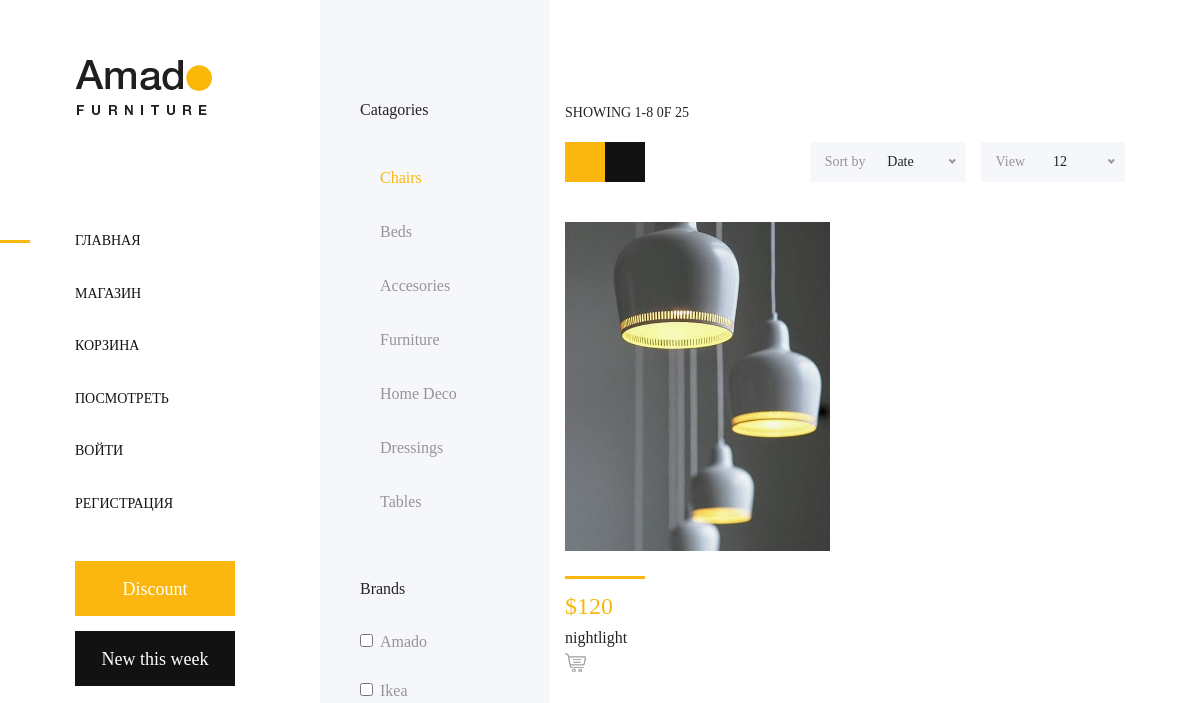
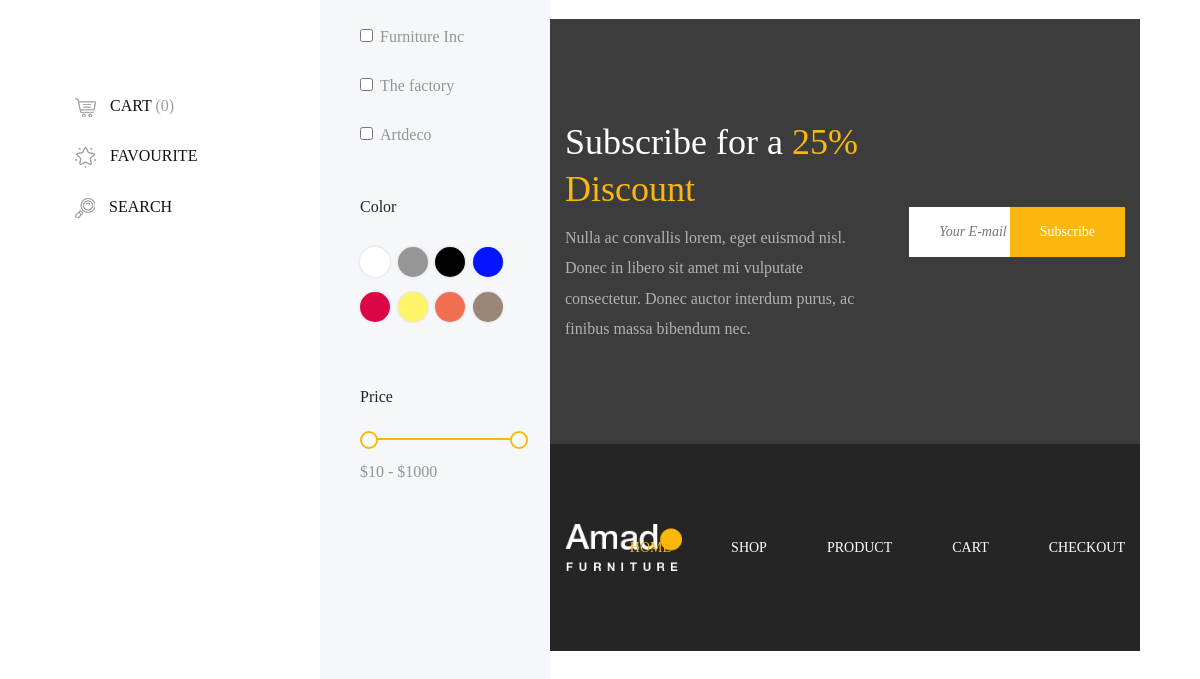
The app's page /shop, older data (2 pictures, top to bottom).
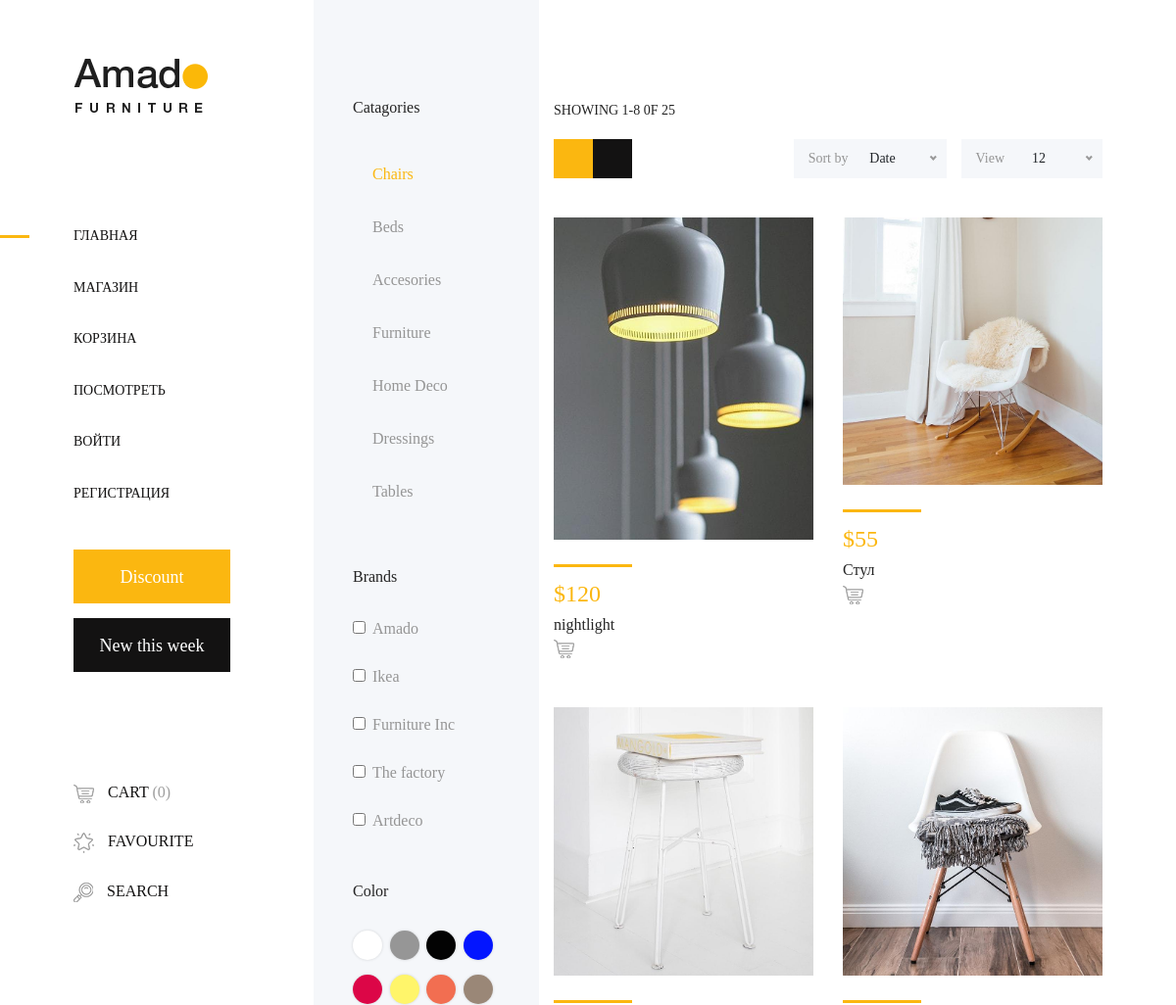
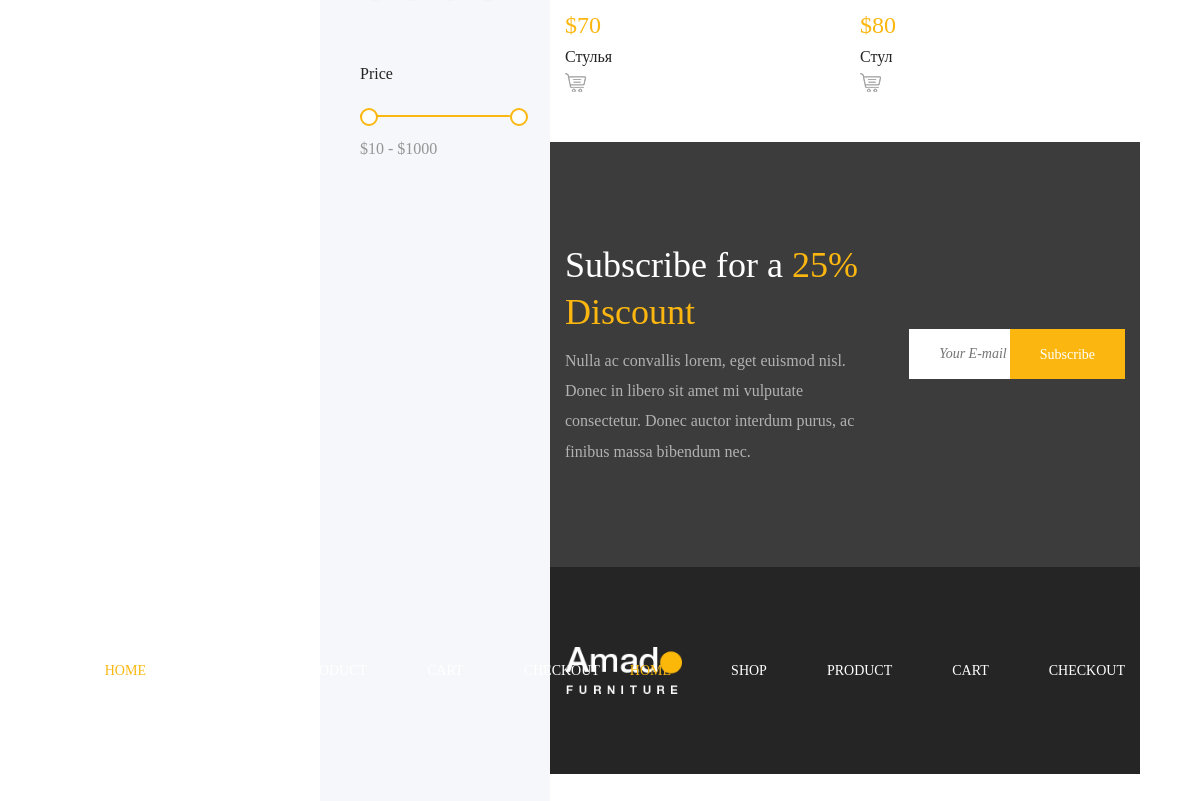
The same page, newer data (2 pictures, top to bottom).
### shops/models.py (models this page shows, shortened)
class Product(db.Model):
    __tablename__= 'products'
    id= db.Column(db.Integer(), primary_key=True)
    title = db.Column(db.String(), nullable=False)
    price = db.Column(db.Integer(), nullable=False)
    category = db.Column(db.String(), nullable=False)
    availibility = db.Column(db.String(), nullable=False)
    description = db.Column(db.Text(), nullable=False)
    image = db.Column(db.String(), nullable=False)
    buy = db.relationship('Buy', backref='product', lazy=True)

### shops/routes.py (the view)
@app.route('/shop')
def shop():
    products=Product.query.all()
    return render_template ('shop.html',products=products)

### shops/templates/shop.html (shortened to what this page needs)
{%extends 'base.html'%}
{%block content%}
        <div class="shop_sidebar_area">
            <div class="widget catagory mb-50">
                <h6 class="widget-title mb-30">Catagories</h6>
                <div class="catagories-menu">
                    <ul>
                        <li class="active"><a href="#">Chairs</a></li>
                        <li><a href="#">Beds</a></li>
                        <li><a href="#">Accesories</a></li>
                        <li><a href="#">Furniture</a></li>
                        <li><a href="#">Home Deco</a></li>
                        <li><a href="#">Dressings</a></li>
                        <li><a href="#">Tables</a></li>
                    </ul>
                </div>
            </div>
            <div class="widget brands mb-50">
                <h6 class="widget-title mb-30">Brands</h6>
                <div class="widget-desc">
                    <div class="form-check">
                        <input class="form-check-input" type="checkbox" value="" id="amado">
                        <label class="form-check-label" for="amado">Amado</label>
                    </div>
                    <div class="form-check">
                        <input class="form-check-input" type="checkbox" value="" id="ikea">
                        <label class="form-check-label" for="ikea">Ikea</label>
                    </div>
                    <div class="form-check">
                        <input class="form-check-input" type="checkbox" value="" id="furniture">
                        <label class="form-check-label" for="furniture">Furniture Inc</label>
                    </div>
                    <div class="form-check">
                        <input class="form-check-input" type="checkbox" value="" id="factory">
                        <label class="form-check-label" for="factory">The factory</label>
                    </div>
                    <div class="form-check">
                        <input class="form-check-input" type="checkbox" value="" id="artdeco">
                        <label class="form-check-label" for="artdeco">Artdeco</label>
                    </div>
                </div>
            </div>
            <div class="widget color mb-50">
                <h6 class="widget-title mb-30">Color</h6>
                <div class="widget-desc">
                    <ul class="d-flex">
                        <li><a href="#" class="color1"></a></li>
                        <li><a href="#" class="color2"></a></li>
                        <li><a href="#" class="color3"></a></li>
                        <li><a href="#" class="color4"></a></li>
                        <li><a href="#" class="color5"></a></li>
                        <li><a href="#" class="color6"></a></li>
                        <li><a href="#" class="color7"></a></li>
                        <li><a href="#" class="color8"></a></li>
                    </ul>
                </div>
            </div>
            <div class="widget price mb-50">
                <h6 class="widget-title mb-30">Price</h6>
                <div class="widget-desc">
                    <div class="slider-range">
                        <div data-min="10" data-max="1000" data-unit="$" class="slider-range-price ui-slider ui-slider-horizontal ui-widget ui-widget-content ui-corner-all" data-value-min="10" data-value-max="1000" data-label-result="">
                            <span class="ui-slider-handle ui-state-default ui-corner-all" tabindex="0"></span>
                            <span class="ui-slider-handle ui-state-default ui-corner-all" tabindex="0"></span>
                        </div>
                        <div class="range-price">$10 - $1000</div>
                    </div>
                </div>
            </div>
        </div>
        <div class="amado_product_area section-padding-100">
            <div class="container-fluid">
                <div class="row">
                    <div class="col-12">
                        <div class="product-topbar d-xl-flex align-items-end justify-content-between">
                            <div class="total-products">
                                <p>Showing 1-8 0f 25</p>
                                <div class="view d-flex">
                                    <a href="#"><i class="fa fa-th-large" aria-hidden="true"></i></a>
                                    <a href="#"><i class="fa fa-bars" aria-hidden="true"></i></a>
                                </div>
                            </div>
                            <div class="product-sorting d-flex">
                                <div class="sort-by-date d-flex align-items-center mr-15">
                                    <p>Sort by</p>
                                    <form action="#" method="get">
                                    </form>
                                </div>
                                <div class="view-product d-flex align-items-center">
                                    <p>View</p>
                                    <form action="#" method="get">
                                    </form>
                                </div>
                            </div>
                        </div>
                    </div>
                </div>
                <div class="row">
                    {%for product in products%}
                    <div class="col-12 col-sm-6 col-md-12 col-xl-6">
                        <div class="single-product-wrapper">
                            <div class="product-img">
                                <img src="{{url_for('static', filename='img/product-img/' + product.image)}}" alt="">
                            </div>
                            <div class="product-description d-flex align-items-center justify-content-between">
                                <div class="product-meta-data">
                                    <div class="line"></div>
                                    <p class="product-price">${{product.price}}</p>
                                    <a href="{{url_for ('product_detail', product_id = product.id) }}">
                                        <h6>{{product.title}}</h6>
                                    </a>
                                </div>
                                    </div>
                                    <div class="cart">
                                        <a href="{{url_for ('cart') }}" data-toggle="tooltip" data-placement="left" title="Add to Cart"><img src="{{ url_for ('static', filename = 'img/core-img/cart.png')}}" alt=""></a>
                                    </div>
                                </div>
                            </div>
                            {%endfor%}
                        </div>
                    </div>
    <section class="newsletter-area section-padding-100-0">
        <div class="container">
            <div class="row align-items-center">
                <div class="col-12 col-lg-6 col-xl-7">
                    <div class="newsletter-text mb-100">
                        <h2>Subscribe for a <span>25% Discount</span></h2>
                        <p>Nulla ac convallis lorem, eget euismod nisl. Donec in libero sit amet mi vulputate consectetur. Donec auctor interdum purus, ac finibus massa bibendum nec.</p>
                    </div>
                </div>
                <div class="col-12 col-lg-6 col-xl-5">
                    <div class="newsletter-form mb-100">
                        <form action="#" method="post">
                            <input type="submit" value="Subscribe">
                        </form>
                    </div>
                </div>
            </div>
        </div>
    </section>
    {%endblock%}

### shops/templates/base.html (shortened to what this page needs)
<!DOCTYPE html>
<html lang="en">
<head>
    <link rel="stylesheet" href="{{ url_for('static', filename ='css/core-style.css')}}">
    <link rel="stylesheet" href="{{ url_for('static', filename ='style.css')}}">
</head>
<body>
    <div class="main-content-wrapper d-flex clearfix">
        <header class="header-area clearfix">
            <div class="logo">
                <a href="{{url_for('index')}}"><img src="{{ url_for('static', filename ='img/core-img/logo.png')}}" alt=""></a>
            </div>
            <nav class="amado-nav">
                <ul>
                    <li class="active"><a href="{{url_for('index')}}">Главная</a></li>
                    <li><a href="{{url_for('shop')}}">Магазин</a></li>
                    <li><a href="{{url_for('cart')}}">Корзина</a></li>
                    <li><a href="{{url_for('checkout')}}">Посмотреть</a></li>
                    {% if current_user.is_authenticated %}
                    <li><a href="{{url_for('logout')}}">Выйти</a></li>
                    {% else %}
                    <li><a href="{{url_for('login')}}">Войти</a></li>
                    <li><a href="{{url_for('registration')}}">Регистрация</a></li>
                    {% endif %}
                </ul>
            </nav>
            <div class="amado-btn-group mt-30 mb-100">
                <a href="#" class="btn amado-btn mb-15">Discount</a>
                <a href="#" class="btn amado-btn active">New this week</a>
            </div>
            <div class="cart-fav-search mb-100">
                <a href="{{url_for('cart')}}" class="cart-nav"><img src="{{ url_for('static', filename ='img/core-img/cart.png')}}" alt=""> Cart <span>(0)</span></a>
                <a href="#" class="fav-nav"><img src="{{ url_for('static', filename ='img/core-img/favorites.png')}}" alt=""> Favourite</a>
                <a href="#" class="search-nav"><img src="{{ url_for('static', filename ='img/core-img/search.png')}}" alt=""> Search</a>
            </div>
            <div class="social-info d-flex justify-content-between">
                <a href="#"><i class="fa fa-pinterest" aria-hidden="true"></i></a>
                <a href="#"><i class="fa fa-instagram" aria-hidden="true"></i></a>
                <a href="#"><i class="fa fa-facebook" aria-hidden="true"></i></a>
                <a href="#"><i class="fa fa-twitter" aria-hidden="true"></i></a>
            </div>
        </header>
{%block content%}
{%endblock%}
    <footer class="footer_area clearfix">
        <div class="container">
            <div class="row align-items-center">
                <div class="col-12 col-lg-4">
                    <div class="single_widget_area">
                        <div class="footer-logo mr-50">
                            <a href="{{url_for('index')}}"><img src="{{ url_for('static', filename ='img/core-img/logo2.png')}}" alt=""></a>
                        </div>
                    </div>
                </div>
                <div class="col-12 col-lg-8">
                    <div class="single_widget_area">
                        <div class="footer_menu">
                            <nav class="navbar navbar-expand-lg justify-content-end">
                                <div class="collapse navbar-collapse" id="footerNavContent">
                                    <ul class="navbar-nav ml-auto">
                                        <li class="nav-item active">
                                            <a class="nav-link" href="{{url_for('index')}}">Home</a>
                                        </li>
                                        <li class="nav-item">
                                            <a class="nav-link" href="{{url_for('shop')}}">Shop</a>
                                        </li>
                                        <li class="nav-item">
                                            <a class="nav-link" href="{{url_for('product_detail', product_id = product.id)}}">Product</a>
                                        </li>
                                        <li class="nav-item">
                                            <a class="nav-link" href="{{url_for('cart')}}">Cart</a>
                                        </li>
                                        <li class="nav-item">
                                            <a class="nav-link" href="{{url_for('checkout')}}">Checkout</a>
                                        </li>
                                    </ul>
                                </div>
                            </nav>
                        </div>
                    </div>
                </div>
            </div>
        </div>
    </footer>
</body>
</html>

Row changes from the older to the newer data that the page shows:
added Product: image (picture), price "55", title "Стул"
added Product: image (picture), price "70", title "Стулья"
added Product: image (picture), price "80", title "Стул"
